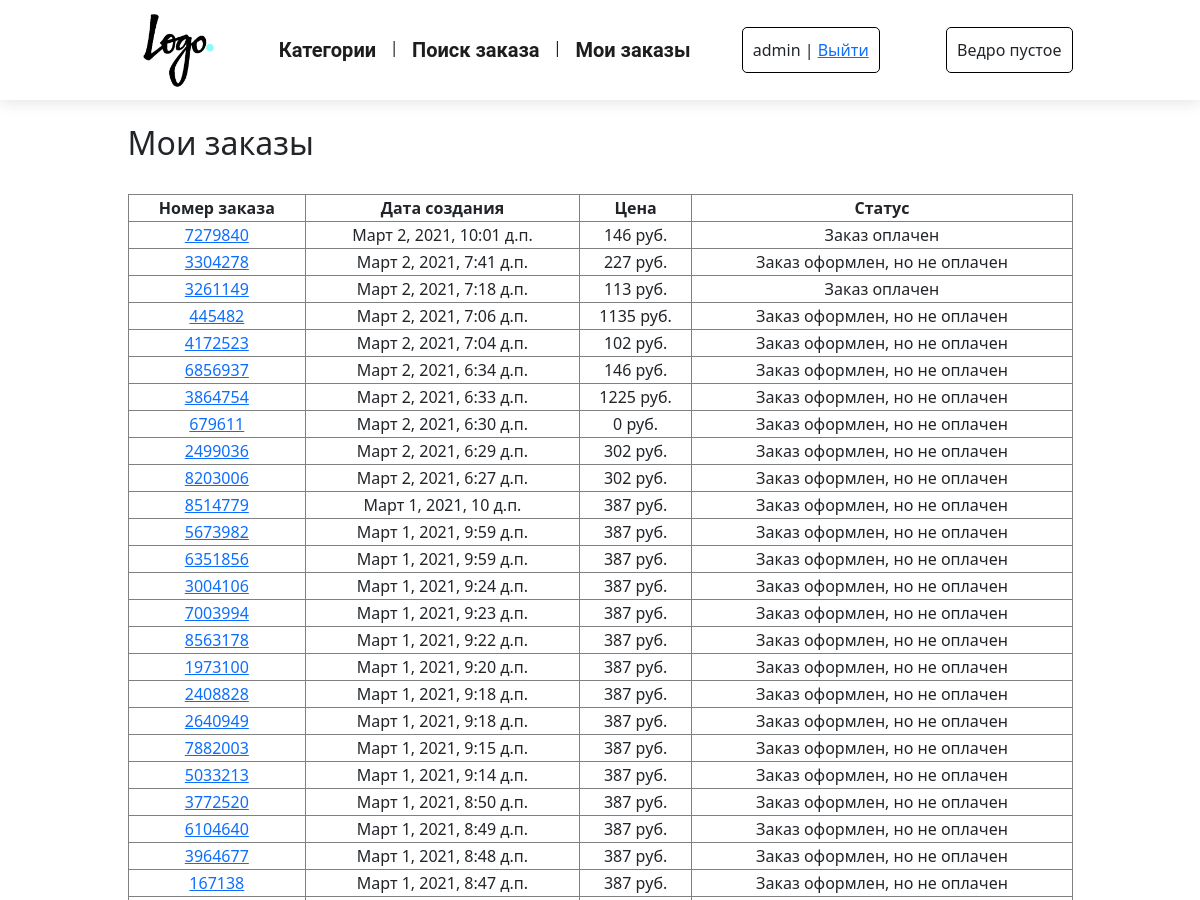
The app's page /order/my_order/ (signed in, upper part), older data.
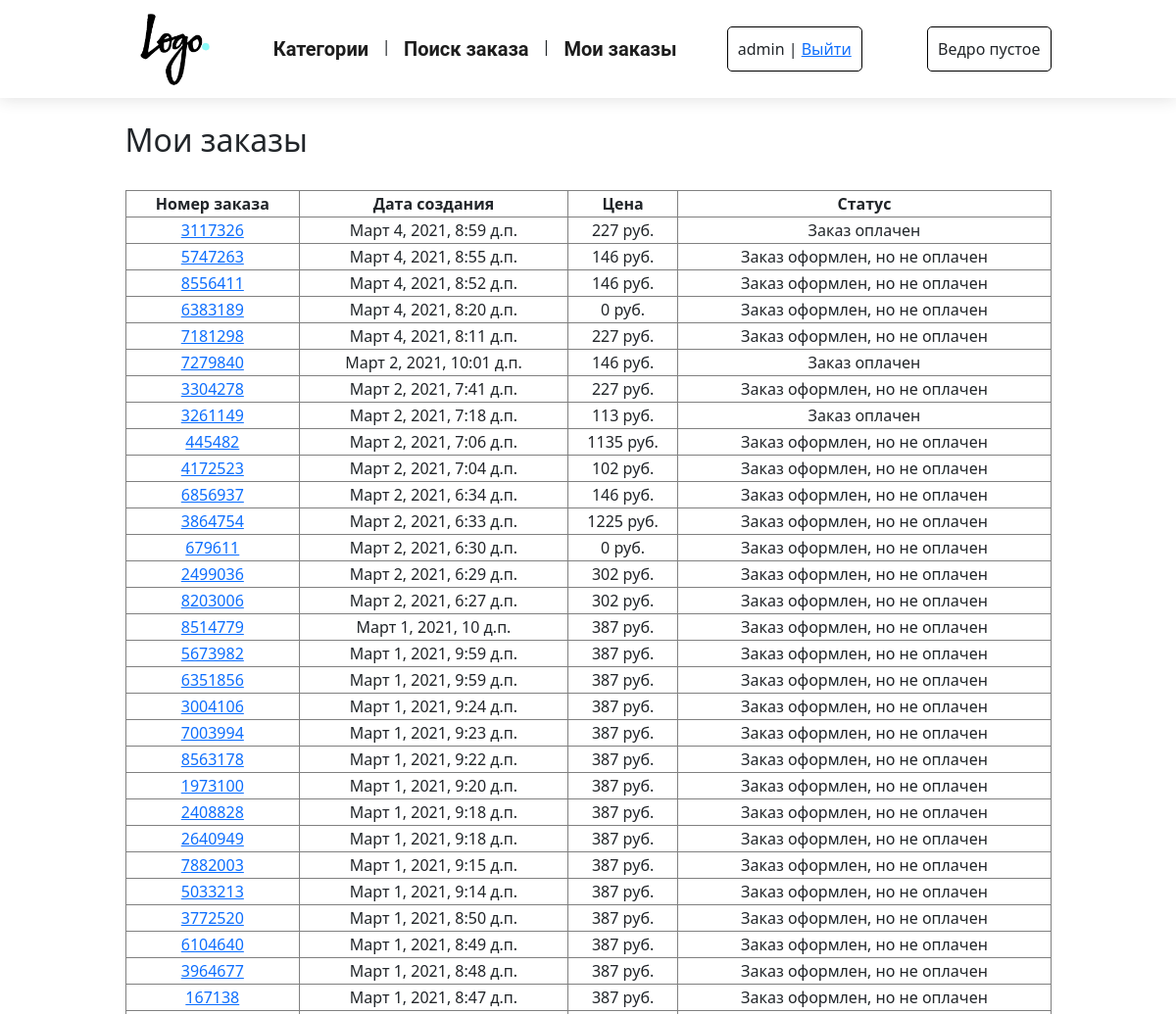
The same page, newer data.
### order_and_pay/models.py (models this page shows, shortened)
class Order(models.Model):
    CHOICES_CITY = [
        ('spb', 'Санкт-Петербург'),
        ('psh', 'Пушкин'),
        ('gatchina', 'Гатчина'),
        ('vsecologsk', 'Всеволожск'),
    ]
    CHOICES_STATUS = [
        ('order_is_made', 'Заказ оформлен'),
        ('order_is_paid', 'Заказ оплачен'),
        ('order_is_fulfilled', 'Заказ выполнен'),
    ]
    order_number = models.IntegerField(unique=True, verbose_name='Номер заказа')
    user = models.ForeignKey(User, on_delete=models.PROTECT, null=True, related_name='user_order', verbose_name='Пользователь')
    first_name = models.CharField(max_length=200, verbose_name='Имя')
    last_name = models.CharField(max_length=200, verbose_name='Фамилия')
    phone = models.IntegerField(verbose_name='Телефон')
    email = models.EmailField(verbose_name='Адрес электронной почты')
    address = models.TextField(verbose_name='Адрес')
    city = models.CharField(max_length=200, choices=CHOICES_CITY, default='Saint-Petersburg', verbose_name='Город')
    created = models.DateTimeField(auto_now_add=True, verbose_name='Дата создания')
    updated = models.DateTimeField(auto_now=True, verbose_name='Дата обновления')
    total_price = models.IntegerField(verbose_name='Общая цена')
    status = models.CharField(max_length=200, choices=CHOICES_STATUS, default='order_is_made', verbose_name='Статус')
    class Meta:
        ordering = ('-created',)
        verbose_name = 'Заказ'
        verbose_name_plural = 'Заказы'

### order_and_pay/views.py (the view)
# urls.py: path('my_order/', my_order, name='my_order'),
def my_order(request):
    if request.user.is_authenticated:
        user = request.user
        orders = user.user_order.all()
        context = {'orders': orders}
        return render(request, 'order_and_pay/my_orders.html', context)
    return HttpResponseRedirect(reverse('login'))

### cart/cart.py (called while the page is built)
    def __len__(self):
        return sum(item['quantity'] for item in self.cart.values())

### cart/context_processors/cart_context_processor.py (called while the page is built)
def cart(request):
    cart = Cart(request)
    context = {'cart': cart}
    return context

### order_and_pay/templates/order_and_pay/my_orders.html (shortened to what this page needs)
{% extends "base.html" %}
{% load static %}
{% block for_connect_another %}
    <link rel="stylesheet" href="{% static 'order_and_pay/css/my_orders.css' %}">
{% endblock%}
{% block content %}
<h2>Мои заказы</h2>
<br>
{% if orders %}
    <table class="search_order_table">
        <tr>
            <th>Номер заказа</th>
            <th>Дата создания</th>
            <th>Цена</th>
            <th>Статус</th>
        </tr>
        {% for item in orders %}
            <tr>
                <td><a href=" {% url 'view_order' order_number=item.order_number %}">{{item.order_number}}</a></td>
                <td>{{ item.created }}</td>
                <td>{{ item.total_price }} руб.</td>
                <td>
                    {% if item.status == 'order_is_paid' %} Заказ оплачен
                    {% elif item.status == 'order_is_made' %} Заказ оформлен, но не оплачен
                    {% elif item.status == 'order_is_fulfilled' %} Заказ исполнен
                    {% endif %}
                </td>
            </tr>
        {% endfor %}
    </table>
{% endif %}
{% endblock%}

### internet_shop/templates/base.html (shortened to what this page needs)
{% load static %}
<!DOCTYPE html>
<html lang="ru">
<head>
    <link rel="stylesheet" href="{% static 'bootstrap/css/bootstrap.min.css' %}">
    <link rel="stylesheet" href="{% static 'css/base.css' %}">
    {% block for_connect_another %}{% endblock%}
</head>
<body>
    <div class="upper_band" id="upper">
        <div class="container_upper_band align_items_center">
            <div class="logo">
                <a href="{% url 'main_page' %}"><img src="{% static 'img/Logo.jpg' %}" alt=""></a>
            </div>
            <div class="links">
                <a href="{% url 'categories' %}">Категории</a> |
                <a href="{% url 'search_order' %}">Поиск заказа</a> |
                <a href="{% url 'my_order' %}">Мои заказы</a>
            </div>
            <div class="user_and_basket align_items_center">
                <div class="user">
                    {% if request.user.is_authenticated %}
                        {{ request.user.username }} | <a href="{% url 'logout' %}">Выйти</a>
                    {% else %}
                        <a href="{% url 'login' %}">Войти</a> | <a href="{% url 'register' %}">Регистрация</a>
                    {% endif %}
                </div>
                <div class="basket">
                    {% if cart|length > 0 %}
                        <a href="{% url 'cart' %}">Ведро:</a> {{ cart|length }} тов.
                    {% else %}
                        Ведро пустое
                    {% endif %}
                </div>
            </div>
        </div>
    </div>
    <br>
    <div class="container_content">
        {% block content %}
        {% endblock%}
    </div>
    <br>
    <br>
</body>
</html>

### internet_shop/static/css/base.css (style rules this page uses)
body { margin: 0px; }
.align_items_center { display: flex; align-items: center; justify-content: space-between; }
.upper_band { width: 100%; box-shadow: 0px 0px 16px rgba(38, 38, 38, 0.16); }
.container_upper_band { width: 961px; margin: auto; padding-left: 8px; padding-right: 8px; }
.logo img { width: 100px; height: 100px; flex-basis: 10%; }
.links { flex-basis: 45%; display: flex; justify-content: space-around; }
.links a { text-decoration: none; font-family: Roboto; font-style: normal; font-size: 20px; font-weight: 600; color: #1D1D1D; }
.user_and_basket { flex-basis: 35%; display: flex; justify-content: space-between; }
.container_content { width: 961px; margin: auto; padding-left: 8px; padding-right: 8px; }
.user, .basket { padding: 10px; border: 1px solid black; border-radius: 5px; }

### order_and_pay/static/order_and_pay/css/my_orders.css (style rules this page uses)
.search_order_table { width: 100%; }
table, td, th { border: 1px solid grey; text-align: center; }

Row changes from the older to the newer data that the page shows:
added Order: order_number "3117326", created "Март 4, 2021, 8:59 д.п.", total_price "227", status "Заказ оплачен"
added Order: order_number "5747263", created "Март 4, 2021, 8:55 д.п.", total_price "146", status "Заказ оформлен, но не оплачен"
added Order: order_number "8556411", created "Март 4, 2021, 8:52 д.п.", total_price "146", status "Заказ оформлен, но не оплачен"
added Order: order_number "6383189", created "Март 4, 2021, 8:20 д.п.", total_price "0", status "Заказ оформлен, но не оплачен"
added Order: order_number "7181298", created "Март 4, 2021, 8:11 д.п.", total_price "227", status "Заказ оформлен, но не оплачен"
